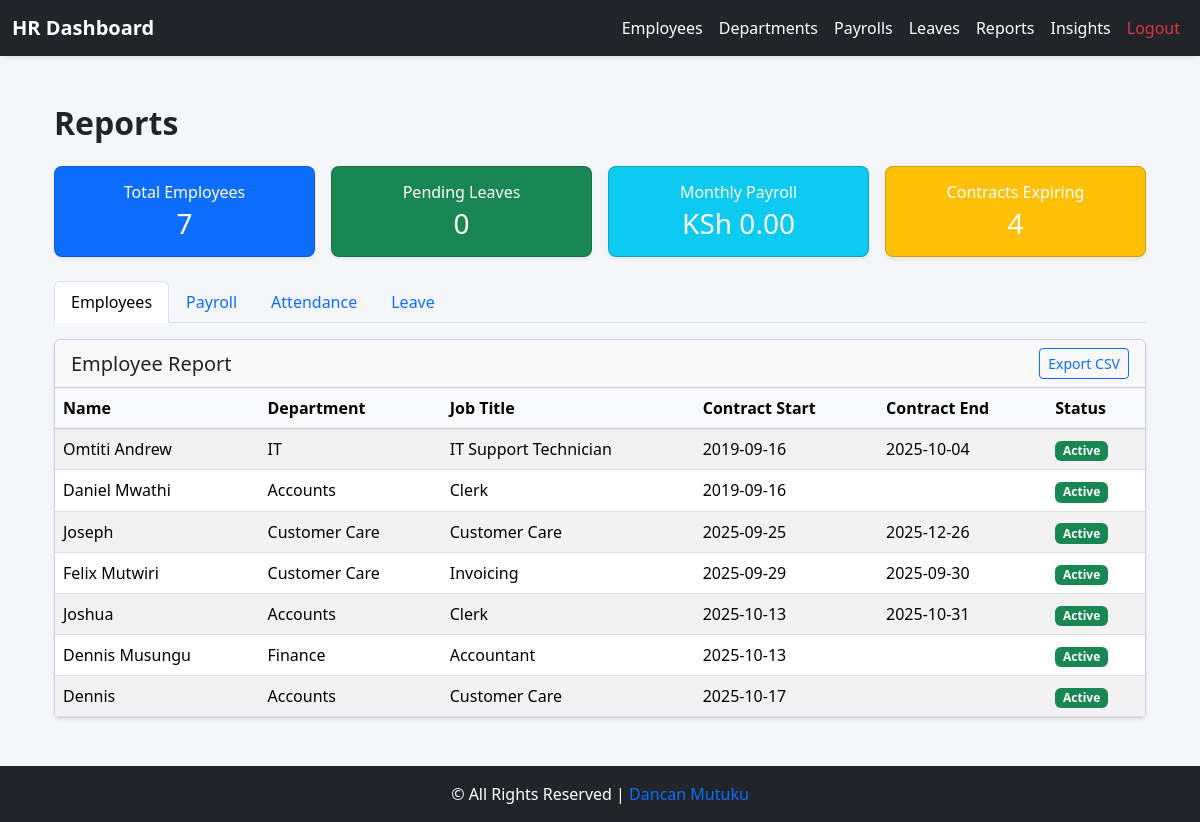
Page /employee/hr/reports/employees/ (signed in) on the earlier database version.
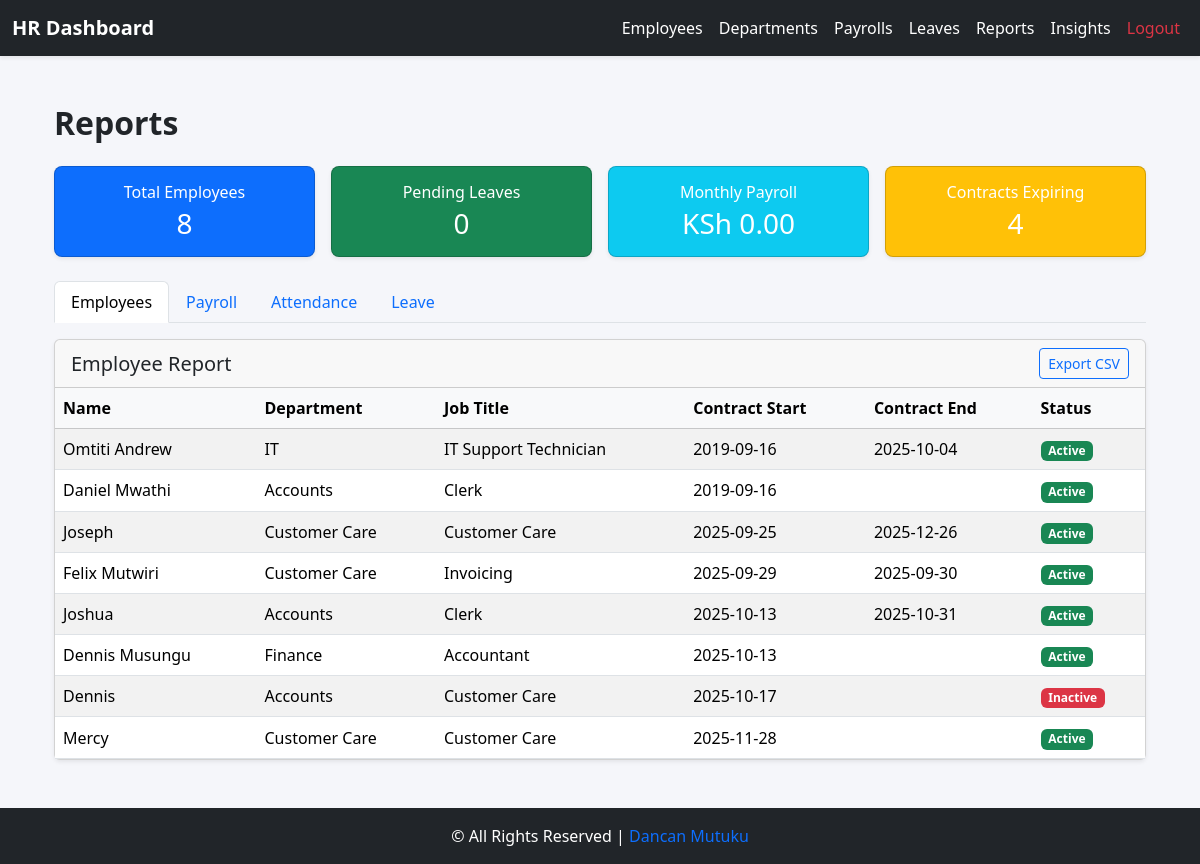
Same page on the later database version.
### core/models.py (models this page shows, shortened)
class Employee(models.Model):
    user = models.OneToOneField(User, on_delete=models.CASCADE, related_name='employee_profile')
    employee_id = models.CharField(max_length=20, unique=True, blank=True, null=True)
    contact = models.CharField(max_length=20, blank=True)
    dob = models.DateField(null=True, blank=True)
    gender = models.CharField(max_length=1, choices=GENDER_CHOICES, blank=True)
    address = models.TextField(blank=True)
    job_title = models.CharField(max_length=100, blank=True)
    department = models.ForeignKey(Department, on_delete=models.SET_NULL, null=True, blank=True)
    salary = models.DecimalField(
        max_digits=10, decimal_places=2, default=0, validators=[MinValueValidator(0)]
    )
    hire_date = models.DateField(null=True, blank=True)
    is_active_employee = models.BooleanField(default=True)
    profile_picture = models.ImageField(upload_to="profiles/", blank=True, null=True)
    emergency_contact_name = models.CharField(max_length=100, blank=True, null=True)
    emergency_contact_phone = models.CharField(max_length=20, blank=True, null=True)
    annual_leave_balance = models.IntegerField(default=20)
    sick_leave_balance = models.IntegerField(default=10)
    contract_start = models.DateField(null=True, blank=True)
    contract_end = models.DateField(null=True, blank=True)
    @property
    def full_name(self):
        if self.user:
            return self.user.get_full_name() or self.user.username
        return "-"

class Department(models.Model):
    name = models.CharField(max_length=100)
    description = models.TextField(blank=True)

### core/views.py (the view)
# urls.py: path("hr/reports/employees/", views.employee_report, name="employee_report"),
@login_required
@group_required('HR')
def employee_report(request):
    total_employees = Employee.objects.count()
    pending_leaves = LeaveRequest.objects.filter(status="Pending").count()
    monthly_payroll = Payroll.objects.filter(
        period_start__month=timezone.now().month,
        period_start__year=timezone.now().year
    ).aggregate(total=models.Sum('net_pay'))['total'] or 0
    expiring_contracts = Employee.objects.filter(
        contract_end__lte=timezone.now() + timedelta(days=30)
    ).count()
    employees = Employee.objects.select_related("user", "department")
    payrolls = Payroll.objects.select_related("employee", "employee__user").order_by("-period_start")
    attendance = Attendance.objects.select_related("employee", "employee__user").order_by("-date")[:50]
    leaves = LeaveRequest.objects.select_related("employee", "employee__user").order_by("-start_date")
    context = {
        "total_employees": total_employees,
        "pending_leaves": pending_leaves,
        "monthly_payroll": monthly_payroll,
        "expiring_contracts": expiring_contracts,
        "employees": employees,
        "payrolls": payrolls,
        "attendance": attendance,
        "leaves": leaves,
    }
    return render(request, "reports/employee_report.html", context)

### core/views.py (called while the page is built)
def group_required(group_name):
    def check(user):
        return user.is_superuser or user.groups.filter(name=group_name).exists()
    return user_passes_test(check)

### core/templates/reports/employee_report.html (shortened to what this page needs)
{% extends "base_hr.html" %}
{% load static %}
{% block content %}
<div class="container mt-4">
    <h2 class="mb-4 fw-bold">Reports</h2>
    <div class="row g-3 mb-4">
        <div class="col-6 col-md-3">
            <div class="card text-white bg-primary shadow-sm rounded-3">
                <div class="card-body text-center">
                    <h6 class="card-title mb-1">Total Employees</h6>
                    <h3 class="mb-0">{{ total_employees }}</h3>
                </div>
            </div>
        </div>
        <div class="col-6 col-md-3">
            <div class="card text-white bg-success shadow-sm rounded-3">
                <div class="card-body text-center">
                    <h6 class="card-title mb-1">Pending Leaves</h6>
                    <h3 class="mb-0">{{ pending_leaves }}</h3>
                </div>
            </div>
        </div>
        <div class="col-6 col-md-3">
            <div class="card text-white bg-info shadow-sm rounded-3">
                <div class="card-body text-center">
                    <h6 class="card-title mb-1">Monthly Payroll</h6>
                    <h3 class="mb-0">KSh {{ monthly_payroll|floatformat:2 }}</h3>
                </div>
            </div>
        </div>
        <div class="col-6 col-md-3">
            <div class="card text-white bg-warning shadow-sm rounded-3">
                <div class="card-body text-center">
                    <h6 class="card-title mb-1">Contracts Expiring</h6>
                    <h3 class="mb-0">{{ expiring_contracts }}</h3>
                </div>
            </div>
        </div>
    </div>
    <ul class="nav nav-tabs mb-3" id="reportTabs" role="tablist">
        <li class="nav-item">
            <button class="nav-link active" id="employee-tab" data-bs-toggle="tab" data-bs-target="#employee" type="button" role="tab">Employees</button>
        </li>
        <li class="nav-item">
            <button class="nav-link" id="payroll-tab" data-bs-toggle="tab" data-bs-target="#payroll" type="button" role="tab">Payroll</button>
        </li>
        <li class="nav-item">
            <button class="nav-link" id="attendance-tab" data-bs-toggle="tab" data-bs-target="#attendance" type="button" role="tab">Attendance</button>
        </li>
        <li class="nav-item">
            <button class="nav-link" id="leave-tab" data-bs-toggle="tab" data-bs-target="#leave" type="button" role="tab">Leave</button>
        </li>
    </ul>
    <div class="tab-content" id="reportTabsContent">
        <div class="tab-pane fade show active" id="employee" role="tabpanel">
            <div class="card shadow-sm mb-4">
                <div class="card-header d-flex justify-content-between align-items-center">
                    <h5 class="mb-0">Employee Report</h5>
                    <a href="{% url 'hr_export_employees' %}" class="btn btn-sm btn-outline-primary">Export CSV</a>
                </div>
                <div class="card-body p-0">
                    <div class="table-responsive">
                        <table class="table table-striped table-hover mb-0 align-middle">
                            <thead class="table-light">
                                <tr>
                                    <th>Name</th>
                                    <th class="d-none d-md-table-cell">Department</th>
                                    <th class="d-none d-md-table-cell">Job Title</th>
                                    <th class="d-none d-lg-table-cell">Contract Start</th>
                                    <th class="d-none d-lg-table-cell">Contract End</th>
                                    <th>Status</th>
                                </tr>
                            </thead>
                            <tbody>
                                {% for emp in employees %}
                                <tr>
                                    <td>{{ emp.full_name }}</td>
                                    <td class="d-none d-md-table-cell">{{ emp.department.name|default:"-" }}</td>
                                    <td class="d-none d-md-table-cell">{{ emp.job_title|default:"-" }}</td>
                                    <td class="d-none d-lg-table-cell">{{ emp.hire_date|date:"Y-m-d" }}</td>
                                    <td class="d-none d-lg-table-cell">{{ emp.contract_end|date:"Y-m-d" }}</td>
                                    <td>
                                        {% if emp.is_active_employee %}
                                            <span class="badge bg-success">Active</span>
                                        {% else %}
                                            <span class="badge bg-danger">Inactive</span>
                                        {% endif %}
                                    </td>
                                </tr>
                                {% empty %}
                                <tr>
                                    <td colspan="6" class="text-center text-muted">No employee data available</td>
                                </tr>
                                {% endfor %}
                            </tbody>
                        </table>
                    </div>
                </div>
            </div>
        </div>
    </div>
</div>
{% endblock %}

### core/templates/base_hr.html (shortened to what this page needs)
{% load static %}
<!DOCTYPE html>
<html lang="en">
<head>
    <link href="https://cdn.jsdelivr.net/npm/bootstrap@5.3.2/dist/css/bootstrap.min.css" rel="stylesheet">
</head>
<body>
<nav class="navbar navbar-expand-lg navbar-dark bg-dark sticky-top shadow-sm">
    <div class="container-fluid">
        <a class="navbar-brand fw-bold" href="{% url 'hr_dashboard' %}">HR Dashboard</a>
        <div class="collapse navbar-collapse" id="navbarNav">
            <ul class="navbar-nav ms-auto">
                <li class="nav-item"><a class="nav-link" href="{% url 'hr_employee_list' %}">Employees</a></li>
                <li class="nav-item"><a class="nav-link" href="{% url 'hr_department_list' %}">Departments</a></li>
                <li class="nav-item"><a class="nav-link" href="{% url 'salary_report' %}">Payrolls</a></li>
                <li class="nav-item"><a class="nav-link" href="{% url 'hr_leave_list' %}">Leaves</a></li>
                <li class="nav-item"><a class="nav-link" href="{% url 'employee_report' %}">Reports</a></li>
                <li class="nav-item">
  <a class="nav-link" href="{% url 'hr_insights' %}">Insights</a>
</li>
                <li class="nav-item">
  <a class="nav-link text-danger" href="{% url 'hr_logout' %}">Logout</a>
</li>
            </ul>
        </div>
    </div>
</nav>
<main class="container my-4">
    {% block content %}{% endblock %}
</main>
<footer>
    &copy; {{ now|date:"Y" }} All Rights Reserved |
    <a href="https://x.com/dan_bnp" target="_blank">Dancan Mutuku</a>
</footer>
</body>
</html>

### core/templates/base_hr.html (style rules this page uses)
body { min-height: 100vh; display: flex; flex-direction: column; font-family: "Segoe UI", Tahoma, Geneva, Verdana, sans-serif; background-color: #f5f6fa; }
main { flex: 1; }
footer { background-color: #212529; color: #fff; padding: 1rem 0; text-align: center; }
footer a { color: #0d6efd; text-decoration: none; }
.navbar.sticky-top { position: sticky; top: 0; z-index: 1020; }
.navbar-dark .navbar-nav .nav-link { color: #fff; font-weight: 500; }

Differences in the rows shown:
changed Employee "Dennis": is_active_employee "Active" → "Inactive"
added Employee: full_name "Mercy", department.name "Customer Care", job_title "Customer Care", hire_date "2025-11-28", is_active_employee "Active"
Other differences:
{{ total_employees }}: "7" → "8"
